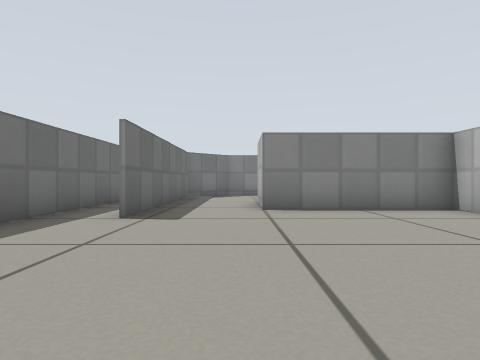
view 1 (above)

15 first-person views from a walk through a robot-simulator world made for Gazebo. The camera is 0.31 m above the floor, looks level and sees 75° across. The floor is counted in squares, 0.5 m on a side. Each view is taken from the middle of a square. On the plan, view 1 faces up. The plan holds only what a view shows up to about 9 squares ahead; the rest is blank. Simple patterns stand in for the simulator's built-in surfaces.

view 2
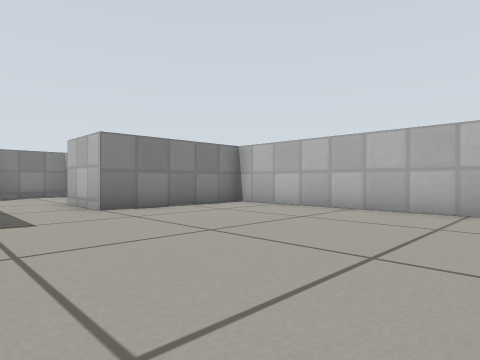

view 3
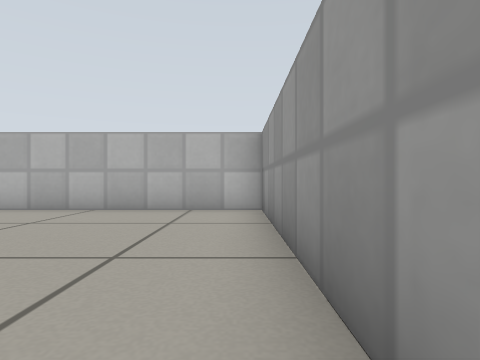

view 4
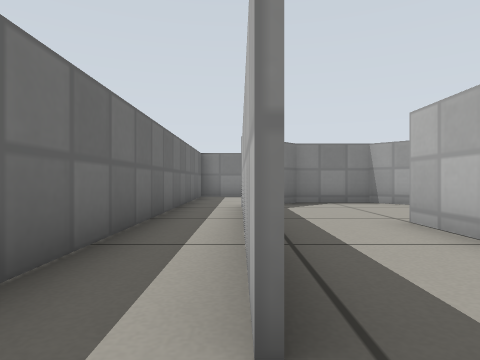

view 5
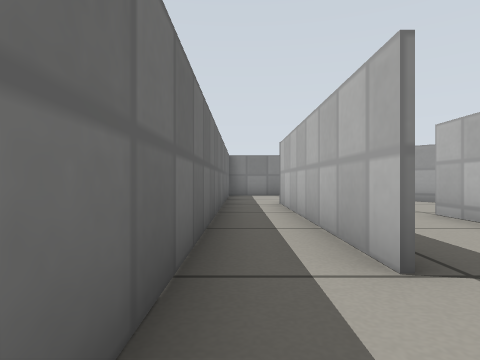

view 6
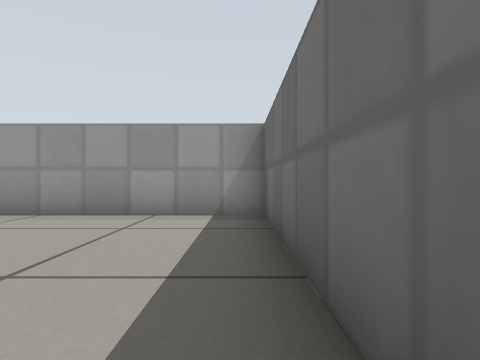

view 7
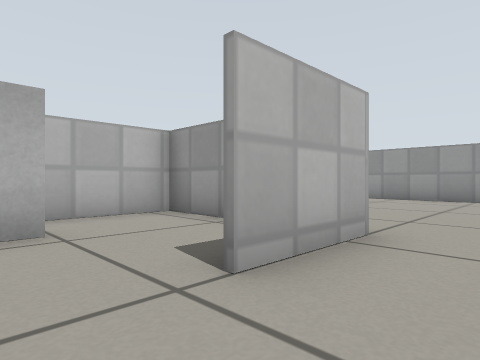

view 8
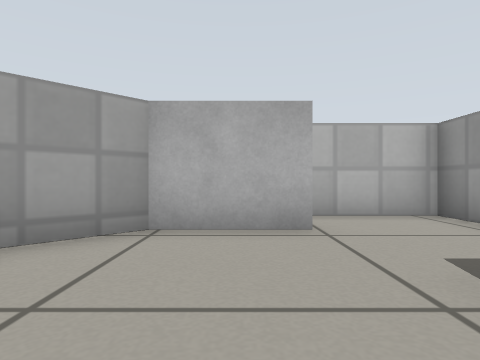

view 9
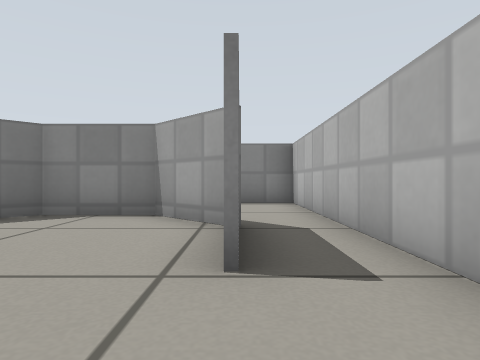

view 10
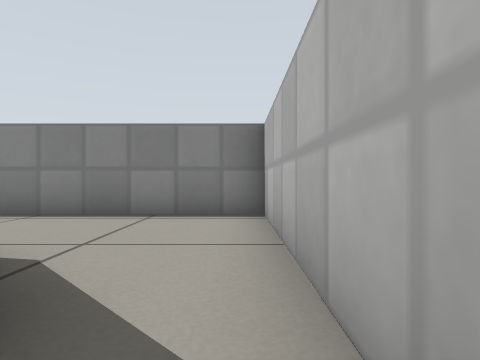

view 11
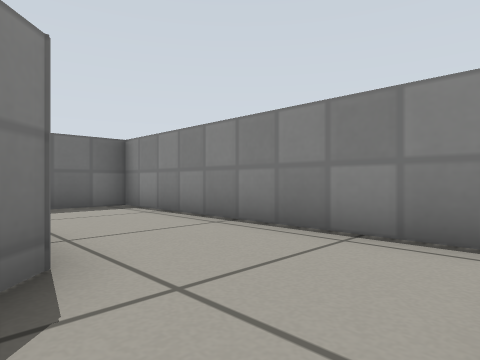

view 12
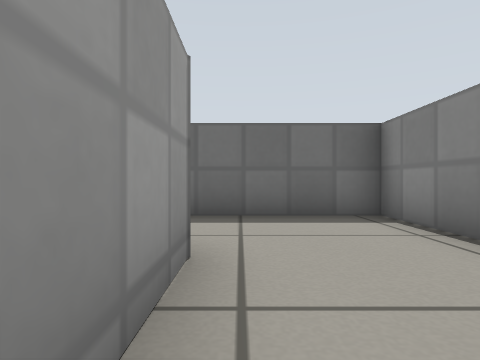

view 13
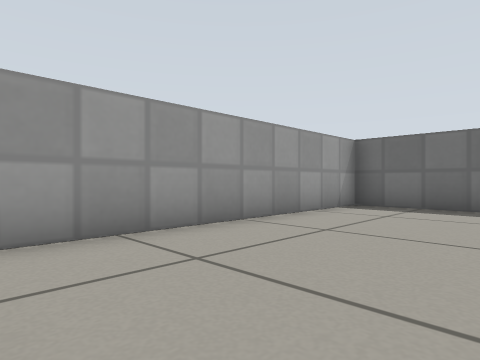

view 14
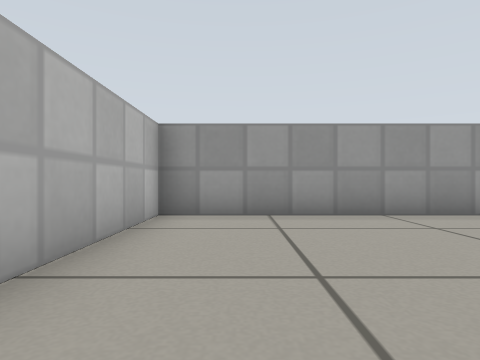

view 15
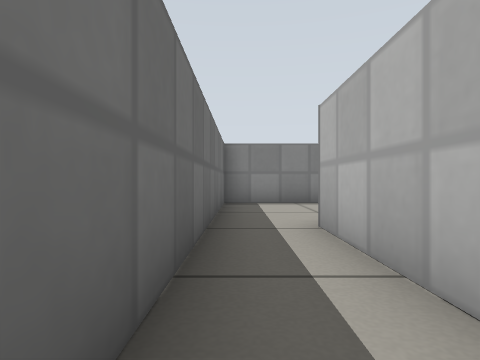

### Floor plan
Points are (right, up) in squares from view 1. A wall is a line through its corners. A room is listed if a view was taken in it or the views show most of it. See-through windows are left out.
Room 1 (views 1, 2, 3, 4, 5, 6, 7, 8, 9, 10, 11, 13, 14, 15)
walls: (2.7, 6.6) (4.5, 6.6); (-1.9, 5) (-1.9, 11.1); (4.5, 6.5) (0.5, 6.5) (0.5, 8.7); (2.9, 9) (2.9, 11.1) (1.5, 12.5) (-0.5, 12.5) (-1, 12); (-1.8, 9) (-1.8, 5); (-3.4, 11.5) (-3.4, -0.4) (4.4, -0.4) (4.4, 12.5)
ways out: opening at (-3, 11) to room 2; opening at (4, 12) to room 2
Room 2 (view 12)
walls: (-0.5, 12.6) (1.6, 12.6) (1.9, 12.2); (4.4, 12.5) (4.4, 15.5) (-3.4, 15.5) (-3.4, 11.5)
ways out: opening at (-3, 11) to room 1; opening at (4, 12) to room 1

Where each view was taken, in squares from view 1:
view 1: 0 up, 0 right, facing up
view 2: 0 up, 2 left, facing up-right
view 3: 0 up, 2 left, facing right
view 4: 4 up, 2 left, facing up
view 5: 3 up, 3 left, facing up
view 6: 5 up, 3 left, facing down
view 7: 10 up, 1 left, facing down-right
view 8: 10 up, 1 left, facing right
view 9: 7 up, 3 right, facing up
view 10: 10 up, 4 right, facing up
view 11: 12 up, 4 right, facing up-left
view 12: 13 up, 2 right, facing left
view 13: 3 up, 4 right, facing down-left
view 14: 5 up, 3 right, facing down
view 15: 7 up, 3 left, facing up
